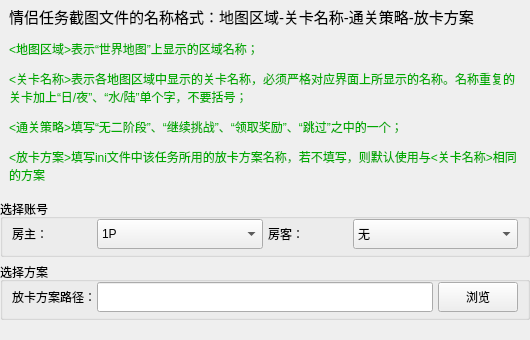
<?xml version="1.0" encoding="UTF-8"?>
<ui version="4.0">
 <class>LoversQuestParam</class>
 <widget class="QWidget" name="LoversQuestParam">
  <property name="geometry">
   <rect>
    <x>0</x>
    <y>0</y>
    <width>530</width>
    <height>340</height>
   </rect>
  </property>
  <property name="windowTitle">
   <string>Form</string>
  </property>
  <layout class="QVBoxLayout" name="verticalLayout" stretch="7,2,2,0">
   <property name="spacing">
    <number>5</number>
   </property>
   <property name="leftMargin">
    <number>0</number>
   </property>
   <property name="topMargin">
    <number>5</number>
   </property>
   <property name="rightMargin">
    <number>0</number>
   </property>
   <property name="bottomMargin">
    <number>0</number>
   </property>
   <item>
    <widget class="QWidget" name="widget_dcs" native="true">
     <layout class="QVBoxLayout" name="verticalLayout_dsc">
      <property name="spacing">
       <number>5</number>
      </property>
      <property name="topMargin">
       <number>0</number>
      </property>
      <property name="bottomMargin">
       <number>10</number>
      </property>
      <item>
       <widget class="QLabel" name="label_dsc">
        <property name="text">
         <string>&lt;html&gt;&lt;head/&gt;&lt;body&gt;&lt;p&gt;&lt;span style=&quot; font-size:11pt;&quot;&gt;情侣任务截图文件的名称格式：地图区域-关卡名称-通关策略-放卡方案&lt;/span&gt;&lt;/p&gt;&lt;p&gt;&lt;span style=&quot; color:#00aa00;&quot;&gt;&amp;lt;地图区域&amp;gt;表示“世界地图”上显示的区域名称；&lt;/span&gt;&lt;/p&gt;&lt;p&gt;&lt;span style=&quot; color:#00aa00;&quot;&gt;&amp;lt;关卡名称&amp;gt;表示各地图区域中显示的关卡名称，必须严格对应界面上所显示的名称。名称重复的关卡加上“日/夜”、“水/陆”单个字，不要括号；&lt;/span&gt;&lt;/p&gt;&lt;p&gt;&lt;span style=&quot; color:#00aa00;&quot;&gt;&amp;lt;通关策略&amp;gt;填写“无二阶段”、“继续挑战”、“领取奖励”、“跳过”之中的一个；&lt;/span&gt;&lt;/p&gt;&lt;p&gt;&lt;span style=&quot; color:#00aa00;&quot;&gt;&amp;lt;放卡方案&amp;gt;填写ini文件中该任务所用的放卡方案名称，若不填写，则默认使用与&amp;lt;关卡名称&amp;gt;相同的方案&lt;/span&gt;&lt;/p&gt;&lt;/body&gt;&lt;/html&gt;</string>
        </property>
        <property name="wordWrap">
         <bool>true</bool>
        </property>
       </widget>
      </item>
     </layout>
    </widget>
   </item>
   <item>
    <widget class="QGroupBox" name="groupBox_select_players">
     <property name="title">
      <string>选择账号</string>
     </property>
     <layout class="QHBoxLayout" name="horizontalLayout_select_players">
      <property name="spacing">
       <number>5</number>
      </property>
      <property name="topMargin">
       <number>0</number>
      </property>
      <property name="bottomMargin">
       <number>5</number>
      </property>
      <item>
       <widget class="QLabel" name="label_select_1p">
        <property name="maximumSize">
         <size>
          <width>80</width>
          <height>16777215</height>
         </size>
        </property>
        <property name="text">
         <string>房主：</string>
        </property>
       </widget>
      </item>
      <item>
       <widget class="QComboBox" name="comboBox_select_1p">
        <property name="minimumSize">
         <size>
          <width>0</width>
          <height>30</height>
         </size>
        </property>
        <item>
         <property name="text">
          <string>1P</string>
         </property>
        </item>
        <item>
         <property name="text">
          <string>2P</string>
         </property>
        </item>
       </widget>
      </item>
      <item>
       <widget class="QLabel" name="label_select_2p">
        <property name="maximumSize">
         <size>
          <width>80</width>
          <height>16777215</height>
         </size>
        </property>
        <property name="text">
         <string>房客：</string>
        </property>
       </widget>
      </item>
      <item>
       <widget class="QComboBox" name="comboBox_select_2p">
        <property name="minimumSize">
         <size>
          <width>0</width>
          <height>30</height>
         </size>
        </property>
        <item>
         <property name="text">
          <string>无</string>
         </property>
        </item>
        <item>
         <property name="text">
          <string>1P</string>
         </property>
        </item>
        <item>
         <property name="text">
          <string>2P</string>
         </property>
        </item>
       </widget>
      </item>
     </layout>
    </widget>
   </item>
   <item>
    <widget class="QGroupBox" name="groupBox_file_path">
     <property name="title">
      <string>选择方案</string>
     </property>
     <layout class="QHBoxLayout" name="horizontalLayout_file_path">
      <property name="spacing">
       <number>5</number>
      </property>
      <property name="topMargin">
       <number>0</number>
      </property>
      <property name="bottomMargin">
       <number>5</number>
      </property>
      <item>
       <widget class="QLabel" name="label_file_path">
        <property name="minimumSize">
         <size>
          <width>80</width>
          <height>0</height>
         </size>
        </property>
        <property name="maximumSize">
         <size>
          <width>80</width>
          <height>16777215</height>
         </size>
        </property>
        <property name="text">
         <string>放卡方案路径：</string>
        </property>
       </widget>
      </item>
      <item>
       <widget class="QLineEdit" name="lineEdit_file_path">
        <property name="minimumSize">
         <size>
          <width>0</width>
          <height>30</height>
         </size>
        </property>
       </widget>
      </item>
      <item>
       <widget class="QPushButton" name="pushButton_file_path">
        <property name="minimumSize">
         <size>
          <width>80</width>
          <height>30</height>
         </size>
        </property>
        <property name="text">
         <string>浏览</string>
        </property>
       </widget>
      </item>
     </layout>
    </widget>
   </item>
   <item>
    <spacer name="verticalSpacer">
     <property name="orientation">
      <enum>Qt::Vertical</enum>
     </property>
     <property name="sizeHint" stdset="0">
      <size>
       <width>20</width>
       <height>100</height>
      </size>
     </property>
    </spacer>
   </item>
  </layout>
 </widget>
 <resources/>
 <connections/>
</ui>
